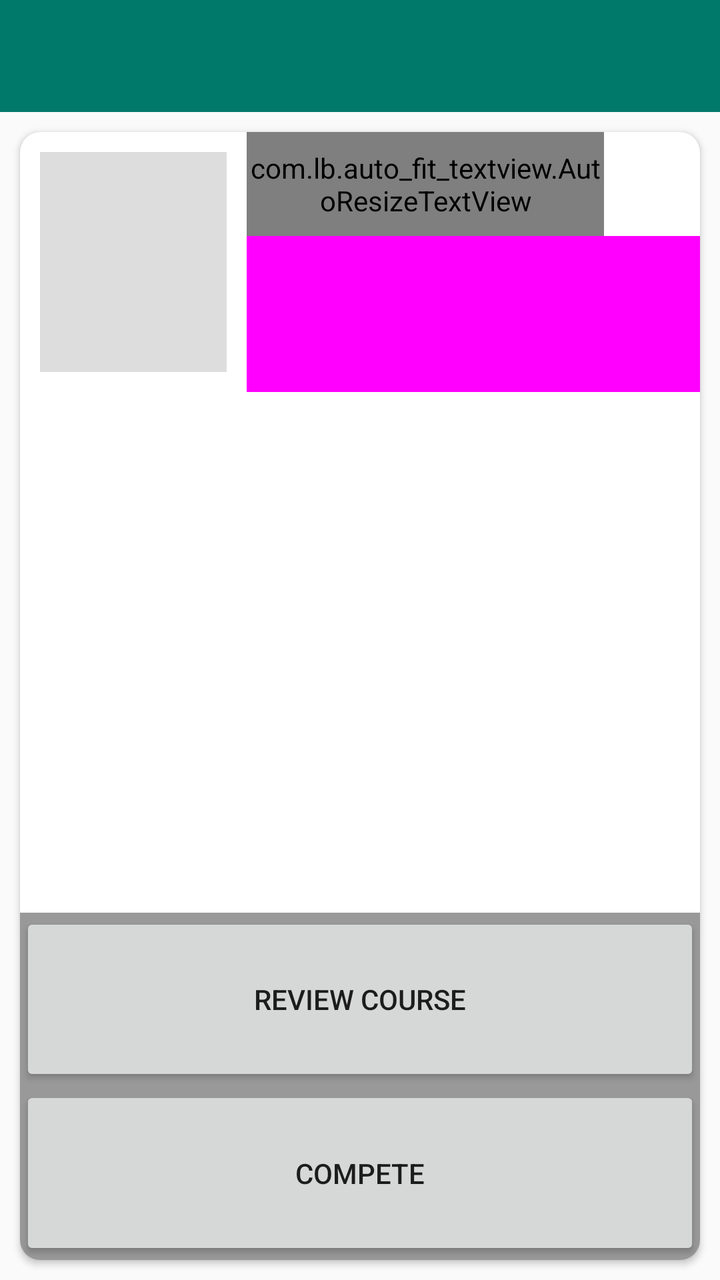
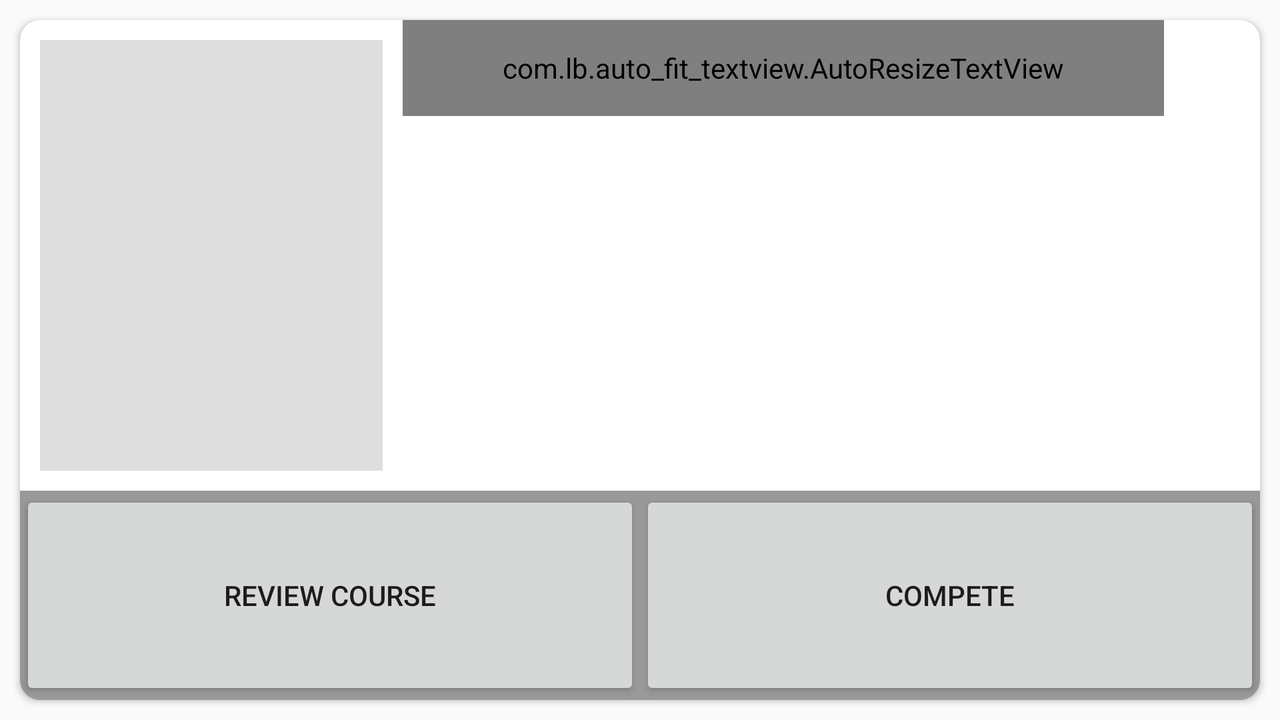

Compare how this app lays out the same screen by default and in its alternative resource folder. The renders come first, then the two layout files and the values they reference.
<!-- AndroidManifest.xml: application theme AppTheme -->
<!-- res/layout/fragment_course_overview.xml -->
<android.support.design.widget.CoordinatorLayout
    xmlns:android="http://schemas.android.com/apk/res/android"
    xmlns:tools="http://schemas.android.com/tools"
    xmlns:app="http://schemas.android.com/apk/res-auto"
    android:id="@+id/root_layout"
    android:layout_width="match_parent"
    android:layout_height="match_parent"
    tools:context="com.justinpriday.nanodegree.capstone.CourseCreateFragment">

    <android.support.v7.widget.Toolbar
        android:id="@+id/toolbar"
        android:layout_width="match_parent"
        android:layout_height="?attr/actionBarSize"
        android:layout_gravity="top"
        android:background="@color/colorPrimaryDark" />

    <LinearLayout
        android:layout_width="match_parent"
        android:layout_height="match_parent"
        android:orientation="vertical"
        android:layout_marginTop="?attr/actionBarSize">

        <android.support.v7.widget.CardView
            android:layout_width="match_parent"
            android:layout_height="match_parent"
            android:layout_margin="10dp"
            app:cardCornerRadius="10dp">

            <LinearLayout
                android:layout_width="match_parent"
                android:layout_height="match_parent"
                android:orientation="vertical">
                <LinearLayout
                    android:layout_width="match_parent"
                    android:layout_height="0dp"
                    android:layout_weight="3"
                    android:orientation="horizontal">
                    <LinearLayout
                        android:layout_width="0dp"
                        android:layout_height="match_parent"
                        android:layout_weight="2">

                        <ImageView
                            android:id="@+id/overview_course_image"
                            android:layout_width="match_parent"
                            android:layout_height="match_parent"
                            android:layout_margin="10dp"
                            android:background="#DDDDDD"/>

                    </LinearLayout>
                    <LinearLayout
                        android:layout_width="0dp"
                        android:layout_height="match_parent"
                        android:layout_weight="4"
                        android:orientation="vertical">

                        <LinearLayout
                            android:layout_width="match_parent"
                            android:layout_height="0dp"
                            android:layout_weight="2"
                            android:orientation="horizontal">
                            <com.lb.auto_fit_textview.AutoResizeTextView
                                android:id="@+id/overview_course_name"
                                android:layout_width="0dp"
                                android:layout_height="match_parent"
                                android:layout_weight="1"
                                android:text="Course Name"
                                android:textSize="24sp"
                                android:gravity="center"/>

                            <ImageButton
                                android:id="@+id/overview_delete_button"
                                android:layout_width="48dp"
                                android:layout_height="48dp"
                                android:src="@drawable/ic_delete_icon"
                                android:background="@android:color/transparent"/>

                        </LinearLayout>
                        <LinearLayout
                            android:layout_width="match_parent"
                            android:layout_height="0dp"
                            android:layout_weight="3"
                            android:orientation="horizontal"
                            android:background="#FF00FF">

                        </LinearLayout>

                    </LinearLayout>

                </LinearLayout>

                <LinearLayout
                    android:layout_width="match_parent"
                    android:layout_height="0dp"
                    android:layout_weight="6">

                </LinearLayout>


                <LinearLayout
                    android:layout_width="match_parent"
                    android:layout_height="0dp"
                    android:layout_weight="4"
                    android:background="#999999"
                    android:orientation="vertical">
                    <Button
                        android:id="@+id/overview_review_button"
                        android:layout_width="match_parent"
                        android:layout_height="0dp"
                        android:layout_weight="1"
                        android:text="Review Course"/>

                    <Button
                        android:id="@+id/overview_compete_button"
                        android:layout_width="match_parent"
                        android:layout_height="0dp"
                        android:layout_weight="1"
                        android:text="Compete"/>

                </LinearLayout>


            </LinearLayout>
        </android.support.v7.widget.CardView>


    </LinearLayout>

</android.support.design.widget.CoordinatorLayout>
<!-- resources referenced by this layout -->
<resources>
  <color name="colorPrimaryDark">#00796B</color>
  <style name="AppTheme" parent="Theme.AppCompat.Light.NoActionBar">
          
          <item name="colorPrimary">@color/colorPrimary</item>
          <item name="colorPrimaryDark">@color/colorPrimaryDark</item>
          <item name="colorAccent">@color/colorAccent</item>
      </style>
  <color name="colorPrimary">#009688</color>
  <color name="colorAccent">#FF5722</color>
</resources>
<!-- res/layout-land/fragment_course_overview.xml (the repository's variant of the layout above) -->
<!-- drawn on the phone turned sideways -->
<LinearLayout
    xmlns:android="http://schemas.android.com/apk/res/android"
    xmlns:tools="http://schemas.android.com/tools"
    xmlns:app="http://schemas.android.com/apk/res-auto"
    android:layout_width="match_parent"
    android:layout_height="match_parent"
    android:orientation="vertical"
    tools:context="com.justinpriday.nanodegree.capstone.CourseCreateFragment">

    <android.support.v7.widget.CardView
        android:layout_width="match_parent"
        android:layout_height="match_parent"
        android:layout_margin="10dp"
        app:cardCornerRadius="10dp">

        <LinearLayout
            android:layout_width="match_parent"
            android:layout_height="match_parent"
            android:orientation="vertical">
            <LinearLayout
                android:layout_width="match_parent"
                android:layout_height="0dp"
                android:layout_weight="9"
                android:orientation="horizontal">

                <ImageView
                    android:id="@+id/overview_course_image"
                    android:layout_width="0dp"
                    android:layout_height="match_parent"
                    android:layout_weight="2"
                    android:layout_margin="10dp"
                    android:contentDescription="@string/course_overview_course_image_contentdescription"
                    android:background="#DDDDDD"/>


                <LinearLayout
                    android:layout_width="0dp"
                    android:layout_height="match_parent"
                    android:layout_weight="5"
                    android:orientation="vertical">

                    <LinearLayout
                        android:layout_width="match_parent"
                        android:layout_height="48dp"
                        android:orientation="horizontal">

                        <com.lb.auto_fit_textview.AutoResizeTextView
                            android:id="@+id/overview_course_name"
                            android:layout_width="0dp"
                            android:layout_height="match_parent"
                            android:layout_weight="1"
                            android:textSize="24sp"
                            android:gravity="center"/>

                        <ImageButton
                            android:id="@+id/overview_delete_button"
                            android:layout_width="48dp"
                            android:layout_height="48dp"
                            android:src="@drawable/ic_delete_icon"
                            android:contentDescription="@string/course_overview_delete_button_contentdescription"
                            android:background="@android:color/transparent" />


                    </LinearLayout>
                    <LinearLayout
                        android:layout_width="match_parent"
                        android:layout_height="0dp"
                        android:layout_weight="1"
                        android:orientation="vertical">

                        <LinearLayout
                            android:layout_width="match_parent"
                            android:layout_height="wrap_content"
                            android:orientation="horizontal">

                            <TextView
                                android:id="@+id/overview_date_text"
                                android:layout_width="0dp"
                                android:layout_height="wrap_content"
                                android:layout_weight="1"/>

                            <TextView
                                android:id="@+id/overview_distance_time"
                                android:layout_width="0dp"
                                android:layout_height="wrap_content"
                                android:layout_weight="1"/>

                        </LinearLayout>

                        <TextView
                            android:id="@+id/overview_keypoints_flagged"
                            android:layout_width="match_parent"
                            android:layout_height="wrap_content" />

                        <TextView
                            android:id="@+id/overview_description"
                            android:layout_width="match_parent"
                            android:layout_height="match_parent"
                            android:layout_marginTop="5dp"/>

                    </LinearLayout>

                </LinearLayout>

            </LinearLayout>

            <LinearLayout
                android:layout_width="match_parent"
                android:layout_height="0dp"
                android:layout_weight="4"
                android:background="#999999"
                android:orientation="horizontal">
                <Button
                    android:id="@+id/overview_review_button"
                    android:layout_width="0dp"
                    android:layout_height="match_parent"
                    android:layout_weight="1"
                    android:text="@string/course_overview_review_button"/>

                <Button
                    android:id="@+id/overview_compete_button"
                    android:layout_width="0dp"
                    android:layout_height="match_parent"
                    android:layout_weight="1"
                    android:text="@string/course_overview_compete_button"/>

            </LinearLayout>


        </LinearLayout>
    </android.support.v7.widget.CardView>


</LinearLayout>
<!-- resources referenced by the variant -->
<!-- as the phone turned sideways resolves them -->
<resources>
  <string name="course_overview_compete_button">Compete</string>
  <string name="course_overview_course_image_contentdescription">Course Image</string>
  <string name="course_overview_delete_button_contentdescription">Delete the Course </string>
  <string name="course_overview_review_button">Review Course</string>
  <style name="AppTheme" parent="Theme.AppCompat.Light.NoActionBar">
          
          <item name="colorPrimary">@color/colorPrimary</item>
          <item name="colorPrimaryDark">@color/colorPrimaryDark</item>
          <item name="colorAccent">@color/colorAccent</item>
      </style>
  <color name="colorPrimary">#009688</color>
  <color name="colorPrimaryDark">#00796B</color>
  <color name="colorAccent">#FF5722</color>
</resources>
